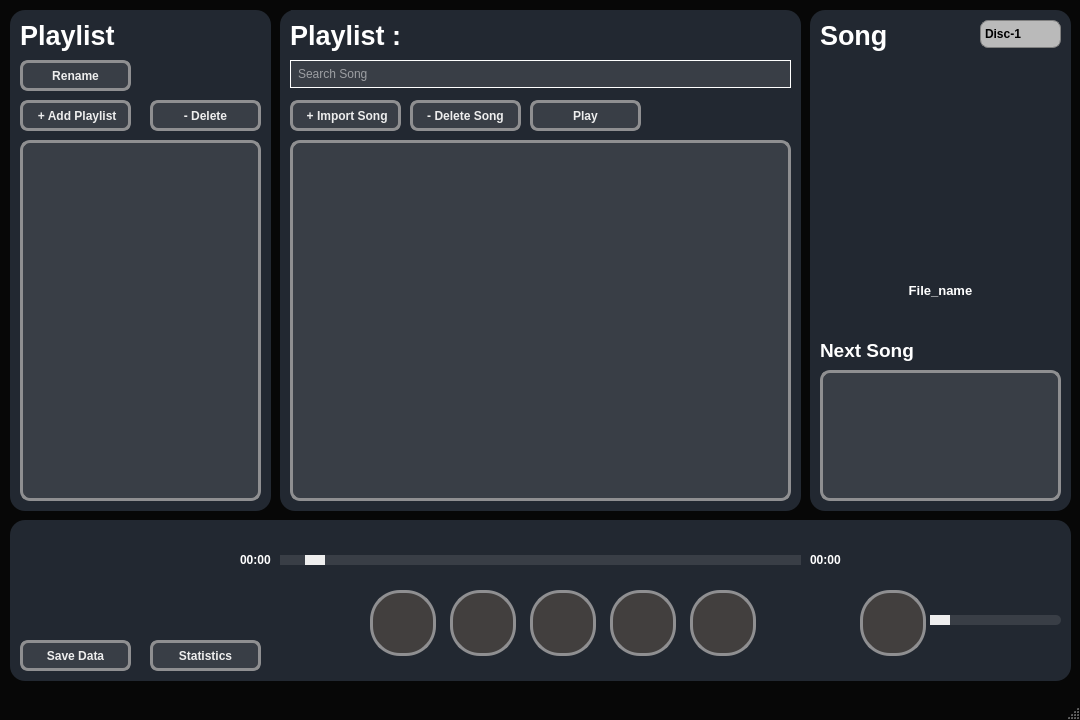
<?xml version="1.0" encoding="UTF-8"?>
<ui version="4.0">
 <class>MainWindow</class>
 <widget class="QMainWindow" name="MainWindow">
  <property name="geometry">
   <rect>
    <x>0</x>
    <y>0</y>
    <width>1080</width>
    <height>720</height>
   </rect>
  </property>
  <property name="windowTitle">
   <string>MainWindow</string>
  </property>
  <property name="styleSheet">
   <string notr="true">QMainWindow {
    background-color: rgb(7, 7, 7);
}</string>
  </property>
  <widget class="QWidget" name="centralwidget">
   <widget class="QFrame" name="frame_2">
    <property name="geometry">
     <rect>
      <x>10</x>
      <y>10</y>
      <width>261</width>
      <height>501</height>
     </rect>
    </property>
    <property name="styleSheet">
     <string notr="true">QFrame{

  background-color:rgb(34, 40, 49);
  border-radius: 15px;
}</string>
    </property>
    <property name="frameShape">
     <enum>QFrame::StyledPanel</enum>
    </property>
    <property name="frameShadow">
     <enum>QFrame::Raised</enum>
    </property>
    <widget class="QLabel" name="label">
     <property name="geometry">
      <rect>
       <x>10</x>
       <y>0</y>
       <width>131</width>
       <height>51</height>
      </rect>
     </property>
     <property name="font">
      <font>
       <family>Arial</family>
       <pointsize>20</pointsize>
       <bold>true</bold>
      </font>
     </property>
     <property name="styleSheet">
      <string notr="true">QLabel{

	color:rgb(255, 255, 255);
}</string>
     </property>
     <property name="text">
      <string>Playlist</string>
     </property>
    </widget>
    <widget class="QPushButton" name="pushaddplaylist">
     <property name="geometry">
      <rect>
       <x>10</x>
       <y>90</y>
       <width>111</width>
       <height>31</height>
      </rect>
     </property>
     <property name="styleSheet">
      <string notr="true">QPushButton{
border: 3px solid #8f8f91;
border-radius:8px;
background-color:rgb(57, 62, 70);
color:rgb(238, 238, 238);
font-weight: bold;
padding:0px;
}

QPushButton:Hover{
background-color:rgb(140,140,140);
}</string>
     </property>
     <property name="text">
      <string> + Add Playlist</string>
     </property>
    </widget>
    <widget class="QListWidget" name="listWidget">
     <property name="geometry">
      <rect>
       <x>10</x>
       <y>130</y>
       <width>241</width>
       <height>361</height>
      </rect>
     </property>
     <property name="styleSheet">
      <string notr="true">QListWidget {
    border: 3px solid #8f8f91;
    background-color: rgb(57, 62, 70);
    border-radius: 10px;
}

QListWidget::item {
    border: 2px solid #8f8f91;
    margin: 5px;
    border-radius: 10px;
    height: 75px;
    background-color: rgb(34, 40, 49);
    color: rgb(238, 238, 238);
    font-weight: bold;
}

QScrollBar:vertical {
    background: transparent;  /* Set the scrollbar background to be transparent */
    width: 8px;  /* Set the width of the scrollbar */
}

QScrollBar::handle:vertical {
    background: #8f8f91;  /* Set the color of the scrollbar handle */
    border-radius: 5px;   /* Set the desired border-radius for the scrollbar handle */
}

QScrollBar::add-line:vertical, QScrollBar::sub-line:vertical,
QScrollBar::add-page:vertical, QScrollBar::sub-page:vertical {
    background: none;  /* Set background to none for the scroll bar buttons and page control */
}</string>
     </property>
     <property name="sortingEnabled">
      <bool>false</bool>
     </property>
    </widget>
    <widget class="QPushButton" name="pushdelplaylist_2">
     <property name="geometry">
      <rect>
       <x>140</x>
       <y>90</y>
       <width>111</width>
       <height>31</height>
      </rect>
     </property>
     <property name="styleSheet">
      <string notr="true">QPushButton{
border: 3px solid #8f8f91;
border-radius:8px;
background-color:rgb(57, 62, 70);
color:rgb(238, 238, 238);
font-weight: bold;
padding:0px;
}

QPushButton:Hover{
background-color:rgb(140,140,140);
}</string>
     </property>
     <property name="text">
      <string> - Delete </string>
     </property>
    </widget>
    <widget class="QPushButton" name="pushrename">
     <property name="geometry">
      <rect>
       <x>10</x>
       <y>50</y>
       <width>111</width>
       <height>31</height>
      </rect>
     </property>
     <property name="styleSheet">
      <string notr="true">QPushButton{
border: 3px solid #8f8f91;
border-radius:8px;
background-color:rgb(57, 62, 70);
color:rgb(238, 238, 238);
font-weight: bold;
padding:0px;
}

QPushButton:Hover{
background-color:rgb(140,140,140);
}</string>
     </property>
     <property name="text">
      <string>Rename</string>
     </property>
    </widget>
   </widget>
   <widget class="QFrame" name="frame_3">
    <property name="geometry">
     <rect>
      <x>280</x>
      <y>10</y>
      <width>521</width>
      <height>501</height>
     </rect>
    </property>
    <property name="styleSheet">
     <string notr="true">QFrame{
  background-color:rgb(34, 40, 49);
  border-radius: 15px;
}</string>
    </property>
    <property name="frameShape">
     <enum>QFrame::StyledPanel</enum>
    </property>
    <property name="frameShadow">
     <enum>QFrame::Raised</enum>
    </property>
    <widget class="QListWidget" name="listWidget_song">
     <property name="geometry">
      <rect>
       <x>10</x>
       <y>130</y>
       <width>501</width>
       <height>361</height>
      </rect>
     </property>
     <property name="styleSheet">
      <string notr="true">QListWidget {
    border: 3px solid #8f8f91;
    background-color: rgb(57, 62, 70);
    border-radius: 10px;
}

QListWidget::item {
    border: 2px solid #8f8f91;
    margin: 5px;
    border-radius: 10px;
    height: 50px;
    background-color: rgb(34, 40, 49);
    color: rgb(238, 238, 238);
    font-weight: bold;
}

QScrollBar:vertical {
    background: transparent;  /* Set the scrollbar background to be transparent */
    width: 8px;  /* Set the width of the scrollbar */
}

QScrollBar::handle:vertical {
    background: #8f8f91;  /* Set the color of the scrollbar handle */
    border-radius: 5px;   /* Set the desired border-radius for the scrollbar handle */
    height: 20px;  /* Set the height of the scrollbar handle */
}

QScrollBar::add-line:vertical, QScrollBar::sub-line:vertical,
QScrollBar::add-page:vertical, QScrollBar::sub-page:vertical {
    background: none;  /* Set background to none for the scroll bar buttons and page control */
}</string>
     </property>
     <property name="horizontalScrollBarPolicy">
      <enum>Qt::ScrollBarAlwaysOff</enum>
     </property>
    </widget>
    <widget class="QPushButton" name="pushaddsong">
     <property name="geometry">
      <rect>
       <x>10</x>
       <y>90</y>
       <width>111</width>
       <height>31</height>
      </rect>
     </property>
     <property name="styleSheet">
      <string notr="true">QPushButton{

border: 3px solid #8f8f91;
border-radius:8px;
background-color:rgb(57, 62, 70);
color:rgb(238, 238, 238);
font-weight: bold;

padding:0px;


}

QPushButton:Hover{
background-color:rgb(140,140,140);
}</string>
     </property>
     <property name="text">
      <string> + Import Song</string>
     </property>
    </widget>
    <widget class="QPushButton" name="pushdelsong">
     <property name="geometry">
      <rect>
       <x>130</x>
       <y>90</y>
       <width>111</width>
       <height>31</height>
      </rect>
     </property>
     <property name="styleSheet">
      <string notr="true">QPushButton{

border: 3px solid #8f8f91;
border-radius:8px;
background-color:rgb(57, 62, 70);
color:rgb(238, 238, 238);
font-weight: bold;

padding:0px;


}

QPushButton:Hover{
background-color:rgb(140,140,140);
}</string>
     </property>
     <property name="text">
      <string>- Delete Song</string>
     </property>
    </widget>
    <widget class="QLabel" name="label_Playlist_Name">
     <property name="geometry">
      <rect>
       <x>10</x>
       <y>-10</y>
       <width>491</width>
       <height>71</height>
      </rect>
     </property>
     <property name="font">
      <font>
       <pointsize>20</pointsize>
       <bold>true</bold>
      </font>
     </property>
     <property name="styleSheet">
      <string notr="true">QLabel{

	color:rgb(255, 255, 255);
}</string>
     </property>
     <property name="text">
      <string>Playlist :</string>
     </property>
     <property name="alignment">
      <set>Qt::AlignLeading|Qt::AlignLeft|Qt::AlignVCenter</set>
     </property>
    </widget>
    <widget class="QLabel" name="total_duration">
     <property name="geometry">
      <rect>
       <x>380</x>
       <y>10</y>
       <width>121</width>
       <height>31</height>
      </rect>
     </property>
     <property name="font">
      <font>
       <pointsize>10</pointsize>
       <bold>true</bold>
      </font>
     </property>
     <property name="styleSheet">
      <string notr="true">QLabel{

	color:rgb(255, 255, 255);
}</string>
     </property>
     <property name="text">
      <string/>
     </property>
     <property name="alignment">
      <set>Qt::AlignCenter</set>
     </property>
    </widget>
    <widget class="QLabel" name="total_song">
     <property name="geometry">
      <rect>
       <x>420</x>
       <y>90</y>
       <width>91</width>
       <height>31</height>
      </rect>
     </property>
     <property name="font">
      <font>
       <pointsize>10</pointsize>
       <bold>true</bold>
      </font>
     </property>
     <property name="styleSheet">
      <string notr="true">QLabel{

	color:rgb(255, 255, 255);
margin-left: 5px; 
}</string>
     </property>
     <property name="text">
      <string/>
     </property>
     <property name="alignment">
      <set>Qt::AlignLeading|Qt::AlignLeft|Qt::AlignVCenter</set>
     </property>
     <property name="margin">
      <number>5</number>
     </property>
    </widget>
    <widget class="QLineEdit" name="lineEdit">
     <property name="geometry">
      <rect>
       <x>10</x>
       <y>50</y>
       <width>501</width>
       <height>28</height>
      </rect>
     </property>
     <property name="autoFillBackground">
      <bool>false</bool>
     </property>
     <property name="styleSheet">
      <string notr="true">QLineEdit {
    border: 1px solid rgb(255, 255, 255);
    border-radius: 20px;
    color: white; /* Change font color to white */
    background-color:rgb(57, 62, 70);
    padding-left: 5px;
    padding-right: 20px;
}

QLineEdit::hover {
    border: 2px solid rgb(255, 255, 255);
}

QLineEdit::focus {
    border: 2px solid rgb(255, 255, 255);
}</string>
     </property>
     <property name="placeholderText">
      <string>Search Song</string>
     </property>
    </widget>
    <widget class="QPushButton" name="pushplaysong">
     <property name="geometry">
      <rect>
       <x>250</x>
       <y>90</y>
       <width>111</width>
       <height>31</height>
      </rect>
     </property>
     <property name="styleSheet">
      <string notr="true">QPushButton{

border: 3px solid #8f8f91;
border-radius:8px;
background-color:rgb(57, 62, 70);
color:rgb(238, 238, 238);
font-weight: bold;

padding:0px;


}

QPushButton:Hover{
background-color:rgb(140,140,140);
}</string>
     </property>
     <property name="text">
      <string>Play</string>
     </property>
    </widget>
   </widget>
   <widget class="QFrame" name="frame_4">
    <property name="geometry">
     <rect>
      <x>810</x>
      <y>10</y>
      <width>261</width>
      <height>501</height>
     </rect>
    </property>
    <property name="styleSheet">
     <string notr="true">QFrame{
  background-color:rgb(34, 40, 49);
  border-radius: 15px;
}</string>
    </property>
    <property name="frameShape">
     <enum>QFrame::StyledPanel</enum>
    </property>
    <property name="frameShadow">
     <enum>QFrame::Raised</enum>
    </property>
    <widget class="QLabel" name="label_2">
     <property name="geometry">
      <rect>
       <x>10</x>
       <y>0</y>
       <width>131</width>
       <height>51</height>
      </rect>
     </property>
     <property name="font">
      <font>
       <family>Arial</family>
       <pointsize>20</pointsize>
       <bold>true</bold>
      </font>
     </property>
     <property name="styleSheet">
      <string notr="true">QLabel{

	color:rgb(255, 255, 255);
}</string>
     </property>
     <property name="text">
      <string>Song</string>
     </property>
    </widget>
    <widget class="QLabel" name="label_File_Name">
     <property name="geometry">
      <rect>
       <x>10</x>
       <y>260</y>
       <width>241</width>
       <height>41</height>
      </rect>
     </property>
     <property name="font">
      <font>
       <pointsize>10</pointsize>
       <bold>true</bold>
      </font>
     </property>
     <property name="styleSheet">
      <string notr="true">QLabel{

	color:rgb(255, 255, 255);
}</string>
     </property>
     <property name="text">
      <string>File_name</string>
     </property>
     <property name="alignment">
      <set>Qt::AlignCenter</set>
     </property>
     <property name="indent">
      <number>0</number>
     </property>
    </widget>
    <widget class="QLabel" name="label_4">
     <property name="geometry">
      <rect>
       <x>10</x>
       <y>30</y>
       <width>240</width>
       <height>240</height>
      </rect>
     </property>
     <property name="text">
      <string/>
     </property>
    </widget>
    <widget class="QListWidget" name="nextsong">
     <property name="geometry">
      <rect>
       <x>10</x>
       <y>360</y>
       <width>241</width>
       <height>131</height>
      </rect>
     </property>
     <property name="styleSheet">
      <string notr="true">QListWidget{
border: 3px solid #8f8f91;
background-color:rgb(57, 62, 70);
                          border-radius: 10px;
}

 QListWidget::item {
border: 2px solid #8f8f91;

        margin:5px;
border-radius: 10px;
height: 75px;
background-color:rgb(34, 40, 49);
color:rgb(238, 238, 238);
font-weight: bold;


    }</string>
     </property>
     <property name="verticalScrollBarPolicy">
      <enum>Qt::ScrollBarAlwaysOff</enum>
     </property>
     <property name="horizontalScrollBarPolicy">
      <enum>Qt::ScrollBarAlwaysOff</enum>
     </property>
     <property name="sortingEnabled">
      <bool>false</bool>
     </property>
    </widget>
    <widget class="QLabel" name="label_5">
     <property name="geometry">
      <rect>
       <x>10</x>
       <y>325</y>
       <width>171</width>
       <height>31</height>
      </rect>
     </property>
     <property name="font">
      <font>
       <family>Arial</family>
       <pointsize>14</pointsize>
       <bold>true</bold>
      </font>
     </property>
     <property name="styleSheet">
      <string notr="true">QLabel{

	color:rgb(255, 255, 255);
}</string>
     </property>
     <property name="text">
      <string>Next Song</string>
     </property>
    </widget>
    <widget class="QComboBox" name="combodisc">
     <property name="geometry">
      <rect>
       <x>170</x>
       <y>10</y>
       <width>81</width>
       <height>28</height>
      </rect>
     </property>
     <property name="font">
      <font>
       <bold>true</bold>
      </font>
     </property>
     <property name="styleSheet">
      <string notr="true">QComboBox {
    border: 1px solid gray;
    border-radius: 8px;
    min-width: 3em;
background-color: rgb(186, 186, 186);
}

QComboBox:on {
    border-bottom-left-radius: 0px;
    border-bottom-right-radius: 0px;
}

QComboBox QAbstractItemView {
    border-bottom-right-radius: 8px;
    border-bottom-left-radius: 8px;
    background-color: rgb(186, 186, 186);
    border: 1px solid gray;
    box-shadow: transparent;
    padding: 1px 1px 1px 1px
}

QComboBox::drop-down {
    border-color: transparent;
}</string>
     </property>
     <item>
      <property name="text">
       <string>Disc-1</string>
      </property>
     </item>
     <item>
      <property name="text">
       <string>Disc-2</string>
      </property>
     </item>
     <item>
      <property name="text">
       <string>Disc-3</string>
      </property>
     </item>
     <item>
      <property name="text">
       <string>Disc-4</string>
      </property>
     </item>
    </widget>
    <zorder>label_4</zorder>
    <zorder>label_File_Name</zorder>
    <zorder>label_2</zorder>
    <zorder>nextsong</zorder>
    <zorder>label_5</zorder>
    <zorder>combodisc</zorder>
   </widget>
   <widget class="QFrame" name="frame">
    <property name="geometry">
     <rect>
      <x>10</x>
      <y>520</y>
      <width>1061</width>
      <height>161</height>
     </rect>
    </property>
    <property name="styleSheet">
     <string notr="true">QFrame{

  background-color:rgb(34, 40, 49);
  border-radius: 15px;
}</string>
    </property>
    <property name="frameShape">
     <enum>QFrame::StyledPanel</enum>
    </property>
    <property name="frameShadow">
     <enum>QFrame::Raised</enum>
    </property>
    <widget class="QPushButton" name="push_play">
     <property name="geometry">
      <rect>
       <x>520</x>
       <y>70</y>
       <width>66</width>
       <height>66</height>
      </rect>
     </property>
     <property name="styleSheet">
      <string notr="true">QPushButton{

border: 3px solid #8f8f91;
border-radius:30px;
background-color:rgb(66, 63, 62);
color:rgb(255, 255, 255);
min-width: 60px;
max-width: 60px;
min-height: 60px;
max-height: 60px;
padding:0px;


}


QPushButton:Hover{
background-color:rgb(140,140,140);
}</string>
     </property>
     <property name="text">
      <string/>
     </property>
    </widget>
    <widget class="QPushButton" name="push_back">
     <property name="geometry">
      <rect>
       <x>440</x>
       <y>70</y>
       <width>66</width>
       <height>66</height>
      </rect>
     </property>
     <property name="styleSheet">
      <string notr="true">QPushButton{

border: 3px solid #8f8f91;
border-radius:30px;
background-color:rgb(66, 63, 62);
color:rgb(255, 255, 255);
min-width: 60px;
max-width: 60px;
min-height: 60px;
max-height: 60px;
padding:0px;


}


QPushButton:Hover{
background-color:rgb(140,140,140);
}</string>
     </property>
     <property name="text">
      <string/>
     </property>
    </widget>
    <widget class="QPushButton" name="push_skip">
     <property name="geometry">
      <rect>
       <x>600</x>
       <y>70</y>
       <width>66</width>
       <height>66</height>
      </rect>
     </property>
     <property name="styleSheet">
      <string notr="true">QPushButton{

border: 3px solid #8f8f91;
border-radius:30px;
background-color:rgb(66, 63, 62);
color:rgb(255, 255, 255);
min-width: 60px;
max-width: 60px;
min-height: 60px;
max-height: 60px;
padding:0px;


}


QPushButton:Hover{
background-color:rgb(140,140,140);
}</string>
     </property>
     <property name="text">
      <string/>
     </property>
    </widget>
    <widget class="QSlider" name="horizontalSlider_2">
     <property name="geometry">
      <rect>
       <x>920</x>
       <y>85</y>
       <width>131</width>
       <height>31</height>
      </rect>
     </property>
     <property name="autoFillBackground">
      <bool>false</bool>
     </property>
     <property name="styleSheet">
      <string notr="true">QSlider::groove:horizontal {
                border: none;
                background-color:rgb(57, 62, 70);
                height: 10px;
                border-radius: 5px;
   }
QSlider::handle:horizontal {
                background-color: rgb(238, 238, 238);
                width: 20px;
                border-radius: 10px;
  }</string>
     </property>
     <property name="minimum">
      <number>0</number>
     </property>
     <property name="maximum">
      <number>100</number>
     </property>
     <property name="value">
      <number>0</number>
     </property>
     <property name="sliderPosition">
      <number>0</number>
     </property>
     <property name="orientation">
      <enum>Qt::Horizontal</enum>
     </property>
    </widget>
    <widget class="QPushButton" name="volume">
     <property name="geometry">
      <rect>
       <x>850</x>
       <y>70</y>
       <width>66</width>
       <height>66</height>
      </rect>
     </property>
     <property name="styleSheet">
      <string notr="true">QPushButton{

border: 3px solid #8f8f91;
border-radius:30px;
background-color:rgb(66, 63, 62);
color:rgb(53, 255, 42);
min-width: 60px;
max-width: 60px;
min-height: 60px;
max-height: 60px;
padding:0px;


}

QPushButton:Hover{
background-color:rgb(140,140,140);
}</string>
     </property>
     <property name="text">
      <string/>
     </property>
    </widget>
    <widget class="QPushButton" name="push_repeat">
     <property name="geometry">
      <rect>
       <x>680</x>
       <y>70</y>
       <width>66</width>
       <height>66</height>
      </rect>
     </property>
     <property name="styleSheet">
      <string notr="true">QPushButton{

border: 3px solid #8f8f91;
border-radius:30px;
background-color:rgb(66, 63, 62);
color:rgb(255, 255, 255);
min-width: 60px;
max-width: 60px;
min-height: 60px;
max-height: 60px;
padding:0px;


}


QPushButton:Hover{
background-color:rgb(140,140,140);
}</string>
     </property>
     <property name="text">
      <string/>
     </property>
    </widget>
    <widget class="QPushButton" name="push_shuffle">
     <property name="geometry">
      <rect>
       <x>360</x>
       <y>70</y>
       <width>66</width>
       <height>66</height>
      </rect>
     </property>
     <property name="styleSheet">
      <string notr="true">QPushButton {
border: 3px solid #8f8f91;
border-radius:30px;
background-color:rgb(66, 63, 62);
color:rgb(255, 255, 255);
min-width: 60px;
max-width: 60px;
min-height: 60px;
max-height: 60px;
padding:0px;
}

QPushButton:hover {
    background-color: rgb(140, 140, 140);
}</string>
     </property>
     <property name="text">
      <string/>
     </property>
    </widget>
    <widget class="QSlider" name="horizontalSlider">
     <property name="geometry">
      <rect>
       <x>270</x>
       <y>30</y>
       <width>521</width>
       <height>21</height>
      </rect>
     </property>
     <property name="autoFillBackground">
      <bool>false</bool>
     </property>
     <property name="styleSheet">
      <string notr="true">QSlider::groove:horizontal {
                border: none;
                background-color:rgb(57, 62, 70);
                height: 10px;
                border-radius: 15px;
   }
QSlider::handle:horizontal {
                background-color: rgb(238, 238, 238);
                width: 20px;
                border-radius: 15px;
  }</string>
     </property>
     <property name="minimum">
      <number>0</number>
     </property>
     <property name="value">
      <number>5</number>
     </property>
     <property name="orientation">
      <enum>Qt::Horizontal</enum>
     </property>
    </widget>
    <widget class="QLabel" name="label_duration1">
     <property name="geometry">
      <rect>
       <x>230</x>
       <y>30</y>
       <width>40</width>
       <height>20</height>
      </rect>
     </property>
     <property name="font">
      <font>
       <bold>true</bold>
      </font>
     </property>
     <property name="styleSheet">
      <string notr="true">QLabel{

    color:rgb(255, 255, 255);
}</string>
     </property>
     <property name="text">
      <string>00:00</string>
     </property>
    </widget>
    <widget class="QLabel" name="label_duration2">
     <property name="geometry">
      <rect>
       <x>800</x>
       <y>30</y>
       <width>41</width>
       <height>20</height>
      </rect>
     </property>
     <property name="font">
      <font>
       <bold>true</bold>
      </font>
     </property>
     <property name="styleSheet">
      <string notr="true">QLabel{

	color:rgb(255, 255, 255);
}</string>
     </property>
     <property name="text">
      <string>00:00</string>
     </property>
    </widget>
    <widget class="QPushButton" name="pushsavedata">
     <property name="geometry">
      <rect>
       <x>10</x>
       <y>120</y>
       <width>111</width>
       <height>31</height>
      </rect>
     </property>
     <property name="styleSheet">
      <string notr="true">QPushButton{
border: 3px solid #8f8f91;
border-radius:8px;
background-color:rgb(57, 62, 70);
color:rgb(238, 238, 238);
font-weight: bold;
padding:0px;}


QPushButton:Hover{
background-color:rgb(140,140,140);
}</string>
     </property>
     <property name="text">
      <string>Save Data</string>
     </property>
    </widget>
    <widget class="QPushButton" name="pushstat">
     <property name="geometry">
      <rect>
       <x>140</x>
       <y>120</y>
       <width>111</width>
       <height>31</height>
      </rect>
     </property>
     <property name="styleSheet">
      <string notr="true">QPushButton{
border: 3px solid #8f8f91;
border-radius:8px;
background-color:rgb(57, 62, 70);
color:rgb(238, 238, 238);
font-weight: bold;
padding:0px;}


QPushButton:Hover{
background-color:rgb(140,140,140);
}</string>
     </property>
     <property name="text">
      <string>Statistics</string>
     </property>
    </widget>
   </widget>
  </widget>
  <widget class="QMenuBar" name="menubar">
   <property name="geometry">
    <rect>
     <x>0</x>
     <y>0</y>
     <width>1080</width>
     <height>25</height>
    </rect>
   </property>
  </widget>
  <widget class="QStatusBar" name="statusbar"/>
 </widget>
 <resources/>
 <connections/>
</ui>
